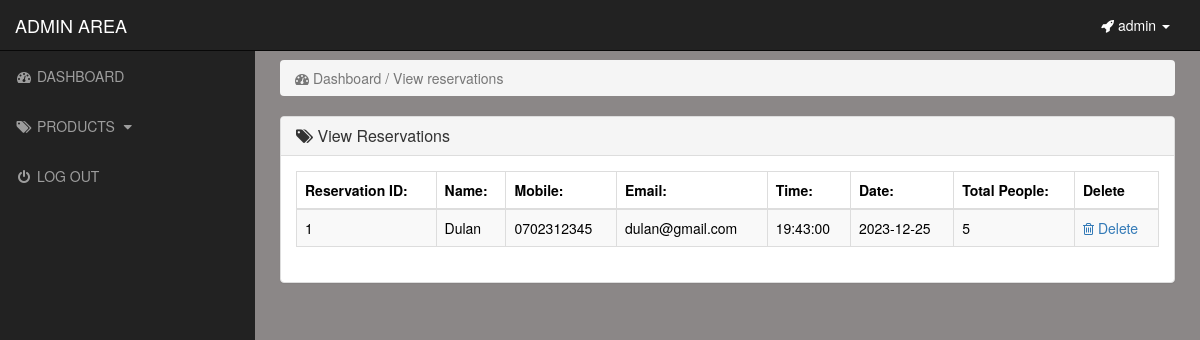
The app's page /admin_area/index.php?view_reservations (signed in) with its own data.
### tables this page shows
CREATE TABLE `reservations` (
  `reservation_id` int(10) NOT NULL,
  `reservation_name` varchar(255) NOT NULL,
  `reservation_mobile` varchar(10) NOT NULL,
  `reservation_email` varchar(255) NOT NULL,
  `reservation_time` time NOT NULL,
  `reservation_date` date NOT NULL,
  `reservation_people` int(10) NOT NULL
);

### admin_area/view_reservations.php (the view)
<?php
    if(!isset($_SESSION['admin_email'])){
        echo "<script>window.open('login.php','_self')</script>";
    }else{
?>
<div class="row">
    <div class="col-lg-12">
        <ol class="breadcrumb">
            <li class="active">
                <i class="fa fa-dashboard"></i> Dashboard / View reservations
            </li>
        </ol>
    </div>
</div>
<div class="row">
    <div class="col-lg-12">
        <div class="panel panel-default">
            <div class="panel-heading">
               <h3 class="panel-title">
                   <i class="fa fa-tags"></i>  View Reservations
               </h3>
            </div>
            <div class="panel-body">
                <div class="table-responsive">
                    <table class="table table-striped table-bordered table-hover">
                        <thead>
                            <tr>
                                <th> Reservation ID: </th>
                                <th> Name: </th>
                                <th> Mobile: </th>
                                <th> Email: </th>
                                <th> Time: </th>
                                <th> Date: </th>
                                <th> Total People: </th>
                                <th> Delete </th>
                            </tr>
                        </thead>
                        <tbody>
                            <?php
                                $i=0;
                                $get_reservations = "select * from reservations";
                                $run_reservations = mysqli_query($con,$get_reservations);
                                while($row_reservations=mysqli_fetch_array($run_reservations)){
                                    $reservations_id = $row_reservations['reservation_id'];
                                    $reservations_name = $row_reservations['reservation_name'];
                                    $reservations_mobile = $row_reservations['reservation_mobile'];
                                    $reservations_email = $row_reservations['reservation_email'];
                                    $reservations_time = $row_reservations['reservation_time'];
                                    $reservations_date = $row_reservations['reservation_date'];
                                    $reservations_people = $row_reservations['reservation_people'];
                                    $i++;
                            ?>
                            <tr>
                                <td> <?php echo $i; ?> </td>
                                <td> <?php echo $reservations_name; ?> </td>
                                <td> <?php echo $reservations_mobile; ?> </td>
                                <td> <?php echo $reservations_email; ?> </td>
                                <td>  <?php echo $reservations_time; ?> </td>
                                <td> <?php echo $reservations_date; ?> </td>
                                <td> <?php echo $reservations_people; ?> </td>
                                <td>
                                     <a href="index.php?delete_reservation=<?php echo $reservations_id; ?>">
                                        <i class="fa fa-trash-o"></i> Delete
                                     </a>
                                </td>
                            </tr>
                            <?php } ?>
                        </tbody>
                    </table>
                </div>
            </div>
        </div>
    </div>
</div>
<?php } ?>

### admin_area/includes/sidebar.php (shortened to what this page needs)
<?php
    if(!isset($_SESSION['admin_email'])){
        echo "<script>window.open('login.php','_self')</script>";
    }else{
?>
<nav class="navbar navbar-inverse navbar-fixed-top">
    <div class="navbar-header">
        <a href="index.php?dashboard" class="navbar-brand">ADMIN AREA</a>
    </div>
    <ul class="nav navbar-right top-nav">
        <li class="dropdown">
            <a href="#" class="dropdown-toggle" data-toggle="dropdown">
                <i class="fa fa-rocket"></i> <?php echo $admin_name;  ?> <b class="caret"></b>
            </a>
        </li>
    </ul>
    <div class="collapse navbar-collapse navbar-ex1-collapse">
        <ul class="nav navbar-nav side-nav">
            <li>
                <a href="index.php?dashboard">
                        <i class="fa fa-fw fa-dashboard"></i> DASHBOARD
                </a>
            </li>
            <li>
                <a href="#" data-toggle="collapse" data-target="#products">
                        <i class="fa fa-fw fa-tags"></i> PRODUCTS
                        <i class="fa fa-fw fa-caret-down"></i>
                </a>
            </li>
            <li>
                <a href="logout.php">
                    <i class="fa fa-fw fa-power-off"></i> LOG OUT
                </a>             </li>
        </ul>
    </div>
</nav>
<?php } ?>

### admin_area/css/style.css (style rules this page uses)
body { margin-top: 100px; background-color: rgb(139, 135, 135); }
@media (min-width: 768px) { body { margin-top: 50px; } }
.top-nav { margin: 0 15px; }
.top-nav>li { display: inline-block; }
.top-nav>li>a { color: white; line-height: 20px; padding-top: 15px; padding-bottom: 15px; }
@media (min-width: 768px) { .side-nav { position: fixed; top: 51px; bottom: 0; width: 255px; overflow-y: auto; overflow-x: hidden; background-color: #222222; padding-bottom: 40px; border-radius: 0; } }
@media (min-width: 768px) { .side-nav>li>a { width: 255px; } }
.panel-body { border-color: #000000; }
.panel-body { border-radius:10px; }

### records on screen
reservations: reservation_name "Dulan", reservation_mobile "0702312345", reservation_email "dulan@gmail.com", reservation_time "19:43:00", reservation_date "2023-12-25", reservation_people "5"

### other values on screen
$admin_name "admin"
